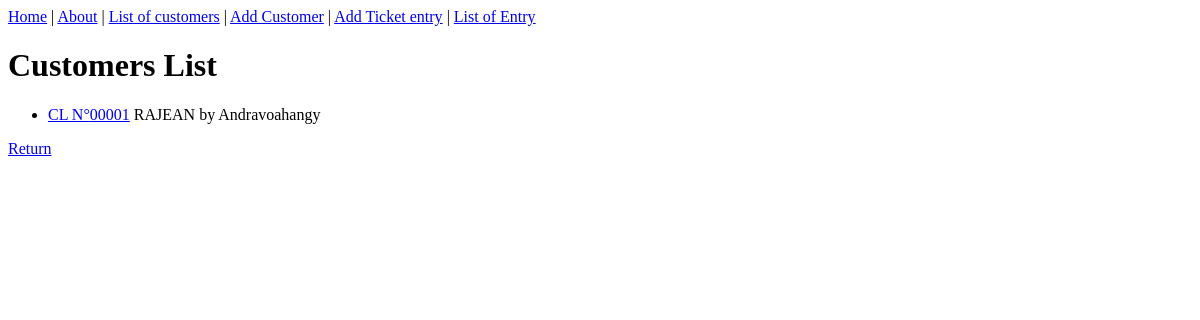
The app's page /customers/list/, older data.
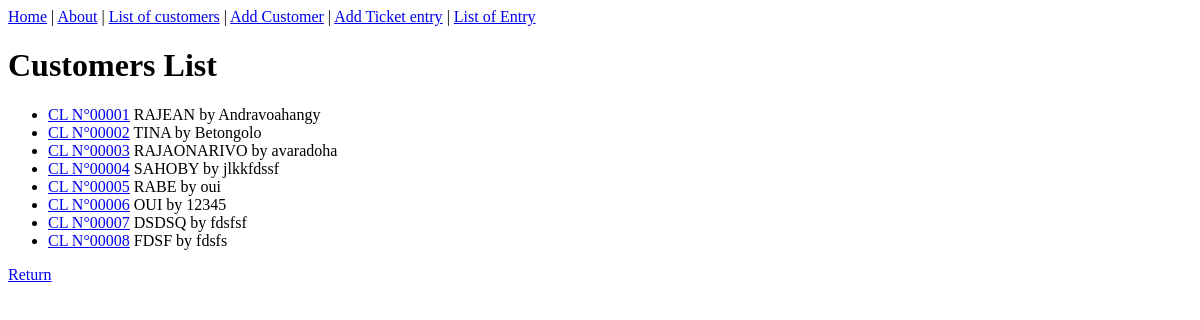
The same page, newer data.
### customers/models.py (models this page shows, shortened)
class Customers(models.Model):
    name = models.CharField(max_length=200,unique=True)
    company = models.CharField(max_length=200)
    contact = models.CharField(max_length=10,unique=True)
    address = models.CharField(max_length=100)

### customers/views.py (the view)
# urls.py: path('list/' ,ListCustomers.as_view(),name='customer-list'),
class ListCustomers(ListView):
    model = Customers
    template_name = 'Customers/list_client.html'
    context_object_name = 'customers'

### customers/templates/customers/list_client.html
{% extends 'customers/base.html' %}
{% block content %}
<h1>Customers List</h1>
<ul>
    {% for customer in customers %}
        <li>
            <a href="{% url 'customer-detail' customer.id %}">CL N°{{customer.pk|stringformat:"05d"}}</a>
            {{ customer.name | upper}} by {{ customer.address }}
        </li>
    {% endfor %}
</ul>
<a href="{% url 'home' %}">Return</a>
{% endblock content %}

Row changes from the older to the newer data that the page shows:
added Customers: pk "00002", name "TINA", address "Betongolo"
added Customers: pk "00003", name "RAJAONARIVO", address "avaradoha"
added Customers: pk "00004", name "SAHOBY", address "jlkkfdssf"
added Customers: pk "00005", name "RABE", address "oui"
added Customers: pk "00006", name "OUI", address "12345"
added Customers: pk "00007", name "DSDSQ", address "fdsfsf"
added Customers: pk "00008", name "FDSF", address "fdsfs"
